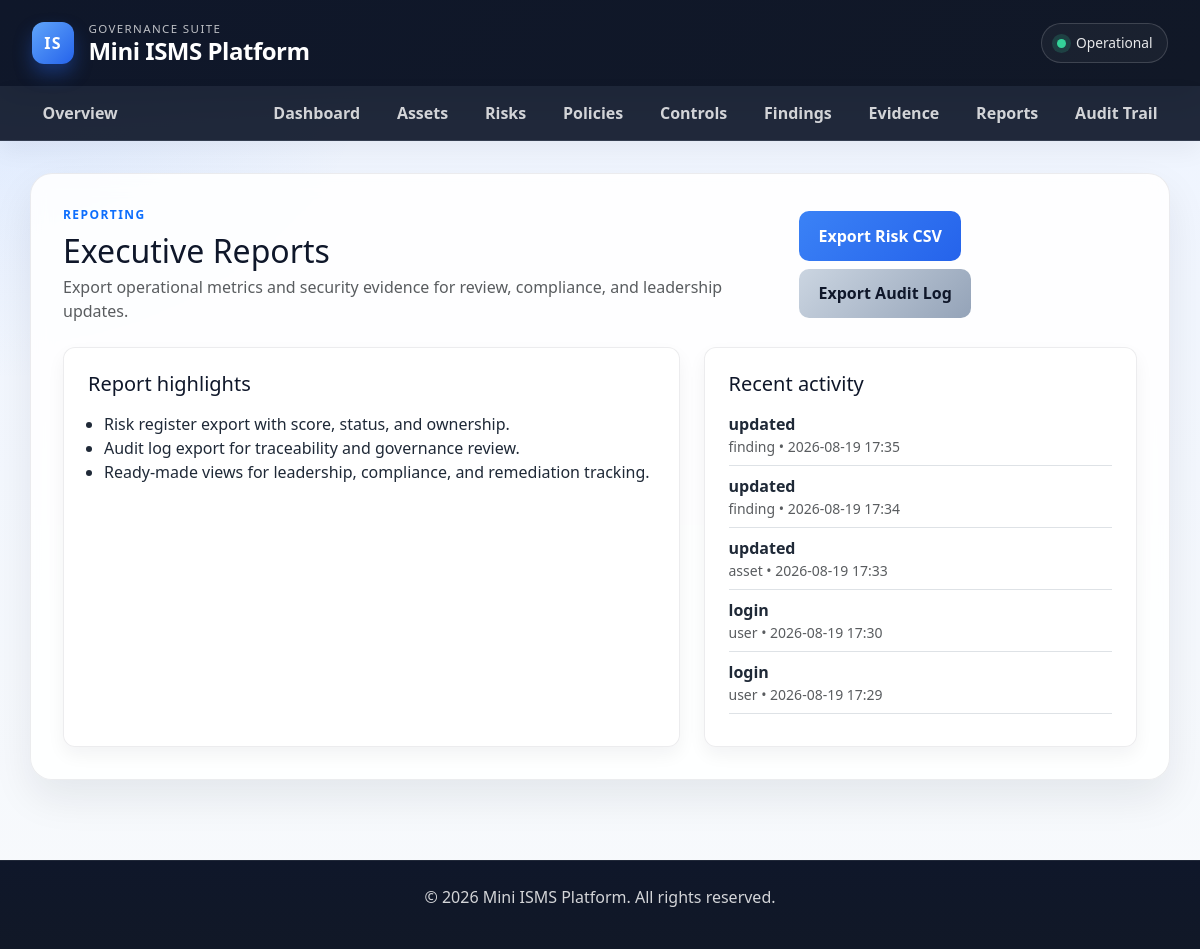
Screenshot of /reports (signed in) with the database file from the repository.
### app/models.py (models this page shows, shortened)
class AuditEvent(db.Model):
    __tablename__ = 'audit_events'
    id = db.Column(db.Integer, primary_key=True)
    tenant_id = db.Column(db.Integer, db.ForeignKey('tenants.id'), nullable=False, default=1)
    user_id = db.Column(db.Integer, db.ForeignKey('users.id'), nullable=True)
    entity_type = db.Column(db.String(100), nullable=False)
    entity_id = db.Column(db.Integer, nullable=True)
    action = db.Column(db.String(100), nullable=False)
    before_value = db.Column(db.Text, nullable=True)
    after_value = db.Column(db.Text, nullable=True)
    ip_address = db.Column(db.String(64), nullable=True)
    created_at = db.Column(db.DateTime, default=datetime.utcnow)
    user = db.relationship('User', backref='audit_events')

### app/routes.py (the view)
@main.route('/reports')
@login_required
@require_roles('admin', 'security_manager', 'auditor')
def reports_index():
    recent_events = AuditEvent.query.filter_by(tenant_id=current_user.tenant_id).order_by(AuditEvent.created_at.desc()).limit(5).all()
    return render_template('reports.html', recent_events=recent_events)

### app/routes.py (called while the page is built)
def require_roles(*allowed_roles):
    def decorator(func):
        @wraps(func)
        @login_required
        def wrapped(*args, **kwargs):
            if not current_user.is_authenticated:
                flash('Please log in to continue.')
                return redirect(url_for('main.login'))
            user_role = current_user.role.name if current_user.role else 'user'
            if user_role not in allowed_roles and user_role != 'admin':
                flash('You do not have permission to access this page.')
                return redirect(url_for('main.index'))
            return func(*args, **kwargs)
        return wrapped
    return decorator

### app/templates/reports.html (shortened to what this page needs)
{% extends "base.html" %}
{% block content %}
<div class="d-flex flex-column flex-lg-row justify-content-between align-items-lg-center mb-4 gap-3">
    <div>
        <p class="text-uppercase fw-bold text-primary mb-2" style="letter-spacing: 0.12em; font-size: 0.75rem;">Reporting</p>
        <h2 class="mb-1">Executive Reports</h2>
        <p class="text-muted mb-0">Export operational metrics and security evidence for review, compliance, and leadership updates.</p>
    </div>
    <div class="d-flex flex-wrap gap-2">
        <a href="/reports/risks.csv" class="btn btn-primary">Export Risk CSV</a>
        <a href="/reports/audit-log.csv" class="btn btn-secondary">Export Audit Log</a>
    </div>
</div>
<div class="row g-4">
    <div class="col-lg-7">
        <div class="info-card h-100">
            <h5 class="mb-3">Report highlights</h5>
            <ul class="mb-0 ps-3">
                <li>Risk register export with score, status, and ownership.</li>
                <li>Audit log export for traceability and governance review.</li>
                <li>Ready-made views for leadership, compliance, and remediation tracking.</li>
            </ul>
        </div>
    </div>
    <div class="col-lg-5">
        <div class="info-card h-100">
            <h5 class="mb-3">Recent activity</h5>
            {% if recent_events %}
                <ul class="list-unstyled mb-0">
                    {% for event in recent_events %}
                        <li class="mb-2 pb-2 border-bottom">
                            <strong>{{ event.action }}</strong>
                            <div class="text-muted small">{{ event.entity_type }} • {{ event.created_at.strftime('%Y-%m-%d %H:%M') }}</div>
                        </li>
                    {% endfor %}
                </ul>
            {% else %}
                <p class="text-muted mb-0">No recent activity recorded yet.</p>
            {% endif %}
        </div>
    </div>
</div>
{% endblock %}

### app/templates/base.html (shortened to what this page needs)
<!DOCTYPE html>
<html lang="en">
<head>
    <link href="https://cdn.jsdelivr.net/npm/bootstrap@5.3.3/dist/css/bootstrap.min.css" rel="stylesheet">
    <link href="{{ url_for('static', filename='style.css') }}" rel="stylesheet">
</head>
<body>
    <div class="page-shell">
        <header class="topbar">
            <div class="brand-wrap">
                <div class="brand-mark">IS</div>
                <div>
                    <div class="eyebrow">Governance Suite</div>
                    <h1>Mini ISMS Platform</h1>
                </div>
            </div>
            <div class="topbar-actions">
                <span class="status-dot"></span>
                <span>Operational</span>
            </div>
        </header>
        <nav class="main-nav" aria-label="Main navigation">
            <a class="nav-brand" href="/overview">Overview</a>
            <div class="nav-menu">
                <a class="nav-link" href="/dashboard">Dashboard</a>
                <a class="nav-link" href="/assets">Assets</a>
                <a class="nav-link" href="/risks">Risks</a>
                <a class="nav-link" href="/policies">Policies</a>
                <a class="nav-link" href="/controls">Controls</a>
                <a class="nav-link" href="/findings">Findings</a>
                <a class="nav-link" href="/evidence">Evidence</a>
                <a class="nav-link" href="/reports">Reports</a>
                <a class="nav-link" href="/audit-trail">Audit Trail</a>
            </div>
        </nav>
        <main>
            <div class="container app-panel">
                {% block content %}{% endblock %}
            </div>
        </main>
        <footer>
            <p>&copy; 2026 Mini ISMS Platform. All rights reserved.</p>
        </footer>
    </div>
</body>
</html>

### app/static/style.css (style rules this page uses)
:root { --isms-navy: #0f172a; --isms-navy-soft: #1e293b; --isms-blue: #2563eb; --isms-accent: #3b82f6; --isms-danger: #ef4444; --isms-warning: #f59e0b; --isms-success: #10b981; --isms-bg: #f4f7fb; --isms-panel: rgba(255, 255, 255, 0.88); --isms-border: rgba(15, 23, 42, 0.08); --isms-text: #1f2937; --isms-muted: #64748b; --isms-shadow: 0 18px 40px rgba(15, 23, 42, 0.08); }
* { margin: 0; padding: 0; box-sizing: border-box; }
body { background: radial-gradient(circle at top left, rgba(59, 130, 246, 0.12), transparent 25%), linear-gradient(180deg, #eef4ff 0%, #f8fafc 100%); font-family: 'Segoe UI', Roboto, -apple-system, sans-serif; color: var(--isms-text); line-height: 1.5; }
.page-shell { min-height: 100vh; }
.topbar { display: flex; align-items: center; justify-content: space-between; gap: 1rem; padding: 1.25rem 2rem; background: linear-gradient(135deg, #0f172a 0%, #111827 100%); color: white; box-shadow: 0 12px 30px rgba(15, 23, 42, 0.18); }
.brand-wrap { display: flex; align-items: center; gap: 0.9rem; }
.brand-mark { display: inline-flex; align-items: center; justify-content: center; width: 42px; height: 42px; border-radius: 12px; background: linear-gradient(135deg, #60a5fa, #2563eb); color: white; font-weight: 800; letter-spacing: 0.08em; box-shadow: 0 10px 18px rgba(37, 99, 235, 0.35); }
.eyebrow { font-size: 0.72rem; text-transform: uppercase; letter-spacing: 0.12em; opacity: 0.72; }
header h1 { margin: 0; font-size: clamp(1.4rem, 2vw, 2rem); font-weight: 700; letter-spacing: -0.02em; color: white; }
.topbar-actions { display: inline-flex; align-items: center; gap: 0.65rem; padding: 0.55rem 0.9rem; border: 1px solid rgba(255, 255, 255, 0.16); border-radius: 999px; background: rgba(255, 255, 255, 0.04); font-size: 0.86rem; color: rgba(255, 255, 255, 0.9); }
.status-dot { width: 9px; height: 9px; border-radius: 999px; background: #34d399; box-shadow: 0 0 0 5px rgba(52, 211, 153, 0.18); }
.main-nav { background: rgba(15, 23, 42, 0.92); border-bottom: 1px solid rgba(148, 163, 184, 0.18); padding: 0 1.5rem; display: flex; align-items: center; justify-content: space-between; flex-wrap: wrap; box-shadow: 0 10px 24px rgba(15, 23, 42, 0.05); }
.nav-brand, .nav-link { color: rgba(255, 255, 255, 0.8); text-decoration: none; display: inline-flex; align-items: center; padding: 0.95rem 1.15rem; font-weight: 600; transition: all 0.2s ease; border-radius: 0; }
.nav-menu { display: flex; align-items: center; justify-content: flex-end; flex-wrap: wrap; margin-left: auto; }
main { max-width: 1320px; margin: 2rem auto; padding: 0 1rem 2rem; }
.app-panel { background: var(--isms-panel); backdrop-filter: blur(10px); padding: 2rem; border-radius: 22px; border: 1px solid var(--isms-border); box-shadow: var(--isms-shadow); }
h1, h2, h3, h4, h5, h6 { color: var(--isms-navy); margin-bottom: 0.75rem; }
p { margin-bottom: 1rem; }
a { color: var(--isms-blue); }
button.primary, .btn-primary, .btn-success, .btn-warning, .btn-danger, .btn-secondary { display: inline-block; border: none; border-radius: 10px; text-decoration: none; padding: 0.8rem 1.2rem; font-weight: 700; cursor: pointer; transition: transform 0.15s ease, opacity 0.2s ease; }
.btn-primary { background: linear-gradient(135deg, #3b82f6, #2563eb); color: white; }
.btn-secondary { background: linear-gradient(135deg, #cbd5e1, #94a3b8); color: #0f172a; }
footer { background: linear-gradient(180deg, #0f172a, #111827); color: rgba(255, 255, 255, 0.82); text-align: center; padding: 1.5rem 1rem; margin-top: 3rem; border-top: 1px solid rgba(148, 163, 184, 0.12); }
.info-card { background: rgba(255, 255, 255, 0.9); padding: 1.5rem; border-radius: 12px; box-shadow: 0 8px 18px rgba(15, 23, 42, 0.05); border: 1px solid var(--isms-border); }

### rows the page displays
AuditEvent: action "updated", entity_type "finding", created_at "2026-08-19 17:35"
AuditEvent: action "updated", entity_type "finding", created_at "2026-08-19 17:34"
AuditEvent: action "updated", entity_type "asset", created_at "2026-08-19 17:33"
AuditEvent: action "login", entity_type "user", created_at "2026-08-19 17:30"
AuditEvent: action "login", entity_type "user", created_at "2026-08-19 17:29"
